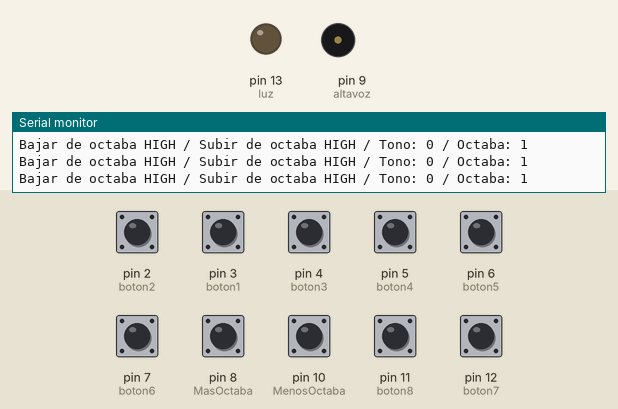
This sketch was run on a simulated Arduino Uno, built with avr-gcc and run on an emulated ATmega328P. Shown: output pins drawn as LEDs (lit = HIGH), buzzer (waves = sounding), the last lines printed to the serial monitor. The inputs (shaded band) are chosen by the test bench; at power-on: pin 2 (boton2), pin 3 (boton1), pin 4 (boton3), pin 5 (boton4), pin 6 (boton5), pin 7 (boton6), pin 8 (MasOctaba), pin 10 (MenosOctaba), pin 11 (boton8), pin 12 (boton7) HIGH.

Above: at 1.2 s.
1.3 s: pin 2 (boton2) pulled LOW for 1 s
At 1.7 s:
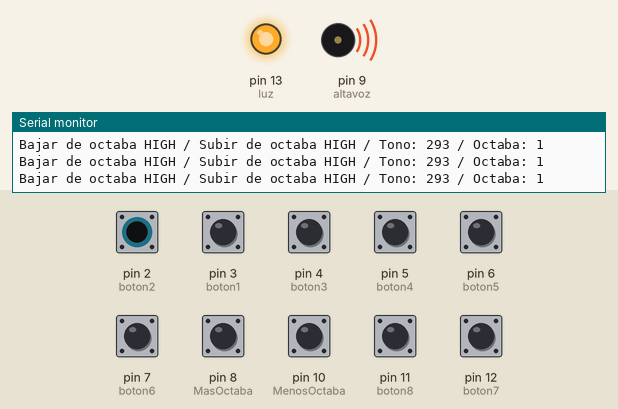
3.9 s: pin 3 (boton1) pulled LOW for 0.15 s
At 4.7 s:
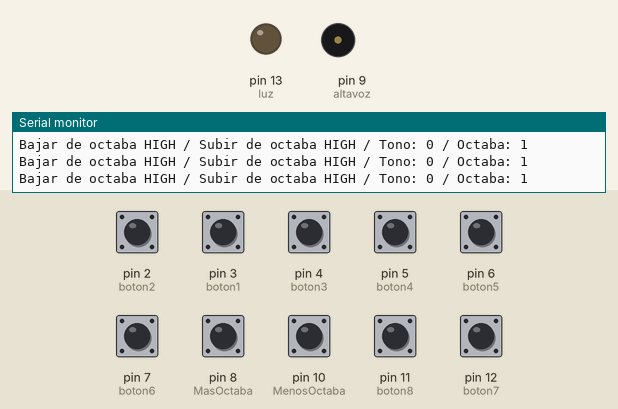
7.0 s: pin 4 (boton3) pulled LOW for 0.15 s
At 7.17 s:
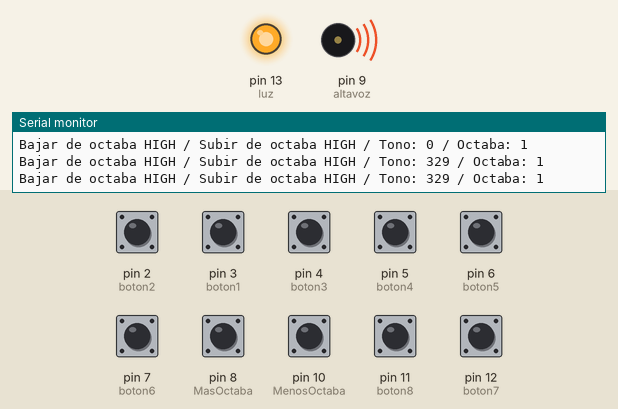
10.1 s: pin 5 (boton4) pulled LOW for 0.15 s
At 11.1 s:
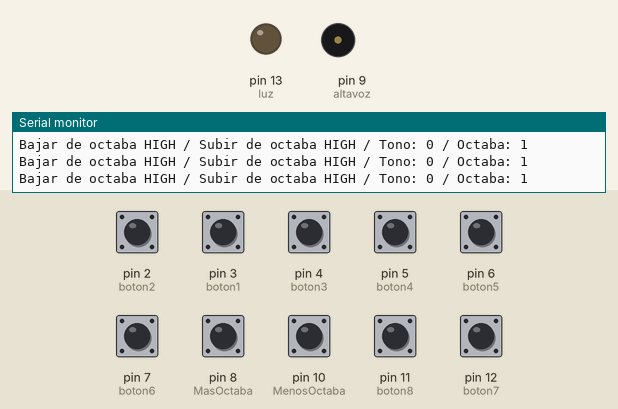
13.2 s: pin 6 (boton5) pulled LOW for 0.15 s
At 14.7 s:
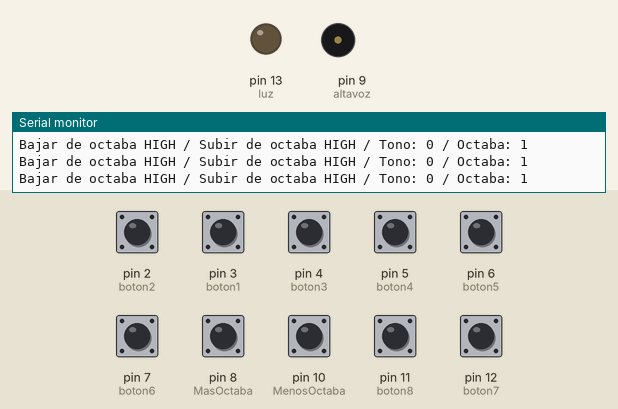
16.3 s: pin 7 (boton6) pulled LOW for 0.15 s
At 17.3 s:
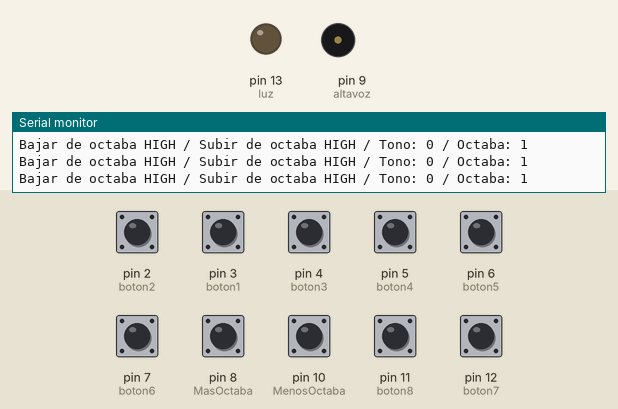
Timing chart, 0 to 19.3 s (numbered marks = the images above; inputs shaded):
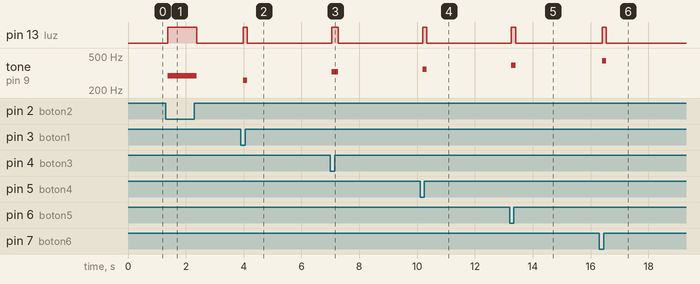

Measured:
- after the input at 1.3 s, pin 13 (luz): LOW → HIGH after 0.07 s, → LOW 1.0 s later; tone on pin 9 (altavoz): silent → 293 Hz after 0.07 s, → silent 1.0 s later
- after the input at 3.9 s, pin 13 (luz): LOW → HIGH after 0.08 s, → LOW 0.14 s later; tone on pin 9 (altavoz): silent → 261 Hz after 0.08 s, → silent 0.14 s later
- after the input at 7.0 s, pin 13 (luz): LOW → HIGH after 0.05 s, → LOW 0.22 s later; tone on pin 9 (altavoz): silent → 329 Hz after 0.05 s, → silent 0.22 s later
- after the input at 10.1 s, pin 13 (luz): LOW → HIGH after 0.09 s, → LOW 0.14 s later; tone on pin 9 (altavoz): silent → 349 Hz after 0.09 s, → silent 0.14 s later
- after the input at 13.2 s, pin 13 (luz): LOW → HIGH after 0.06 s, → LOW 0.14 s later; tone on pin 9 (altavoz): silent → 392 Hz after 0.06 s, → silent 0.14 s later
- after the input at 16.3 s, pin 13 (luz): LOW → HIGH after 0.10 s, → LOW 0.14 s later; tone on pin 9 (altavoz): silent → 440 Hz after 0.10 s, → silent 0.14 s later

The sketch:

piano.ino
```cpp
const int MenosOctaba = 10;
const int MasOctaba = 8;
const int boton1 = 3;
const int boton2 = 2;
const int boton3 = 4;
const int boton4 = 5;
const int boton5 = 6;
const int boton6 = 7;
const int boton7 = 12;
const int boton8 = 11;
const int luz = 13;
const int altavoz = 9;
const int tonos[3][8] = {
    {130, 146, 164, 174, 196, 220, 246, 261},
    {261, 293, 329, 349, 392, 440, 493, 523},
    {523, 587, 659, 698, 783, 880, 987, 1046}
};
//const int countTonos = 10;

int value1 = 0;
int value2 = 0;
int value3 = 0;
int value4 = 0;
int value5 = 0;
int value6 = 0;
int value7 = 0;
int value8 = 0;

int timePulse = 0;
int timeDispulse = 0;

int Menoctabapuls = 0;
int Masoctabapuls = 0;
int octabanum = 4;
int octaba =  1;
int tono = 0;

bool pulsado = false;

void setup() {
  // put your setup code here, to run once:
 Serial.begin(9600);
 pinMode(boton1, INPUT);
 pinMode(boton2, INPUT);
 pinMode(boton3, INPUT);
 pinMode(boton4, INPUT);
 pinMode(boton5, INPUT);
 pinMode(boton6, INPUT);
 pinMode(boton7, INPUT);
 pinMode(luz, OUTPUT);
 pinMode(altavoz, OUTPUT);
 pinMode(MenosOctaba, INPUT);
 pinMode(MasOctaba, INPUT);
}

void loop() {

  value1 = digitalRead(boton1);
  value2 = digitalRead(boton2);
  value3 = digitalRead(boton3);
  value4 = digitalRead(boton4);
  value5 = digitalRead(boton5);
  value6 = digitalRead(boton6);
  value7 = digitalRead(boton7);
  value8 = digitalRead(boton8);

  Menoctabapuls = digitalRead(MenosOctaba);
  Masoctabapuls = digitalRead(MasOctaba);


  // Bajar de octaba
  if (Menoctabapuls  == LOW) {
    Serial.print("Bajar de octaba LOW / ");
    if (pulsado == false){
      octabanum = octabanum -1;
      if (octaba > 0) {
        octaba = octaba -1;
      }

      timePulse = millis();
      timeDispulse = 0;
    }
    pulsado = true;
  }

  if (Menoctabapuls == HIGH) {
      Serial.print("Bajar de octaba HIGH / ");

      timeDispulse = millis();
      if ((timeDispulse - timePulse) > 250){
        pulsado = false;
      }
    }


  // Subir de octaba
  if (Masoctabapuls  == LOW) {
    Serial.print("Subir de octaba LOW / ");
    if (pulsado == false){
      octabanum = octabanum +1;
      if (octaba < 2) {
        octaba = octaba +1;
      }

      timePulse = millis();
      timeDispulse = 0;
    }
    pulsado = true;
  }

  if (Masoctabapuls == HIGH) {
      Serial.print("Subir de octaba HIGH / ");
      timeDispulse = millis();
      if ((timeDispulse - timePulse) > 250){
        pulsado = false;
      }
    }

  //delay(1000);

  // Teclas piano
  if (value1 == LOW) {
      tono = tonos[octaba][0];
      }
  else if (value2 == LOW) {
      tono = tonos[octaba][1];
      }
  else if (value3 == LOW) {
      tono = tonos[octaba][2];
      }
  else if (value4 == LOW) {
      tono = tonos[octaba][3];
      }
  else if (value5 == LOW) {
      tono = tonos[octaba][4];
      }
  else if (value6 == LOW) {
      tono = tonos[octaba][5];
      }
  else if (value7 == LOW) {
      tono = tonos[octaba][6];
      }
  else if (value8 == LOW) {
      tono = tonos[octaba][7];
      }
  else {
      digitalWrite(luz, LOW);
      noTone(altavoz);
      tono = 0;
      }

 if (tono != 0){
  digitalWrite(luz, HIGH);
  tone(altavoz, tono);
 }

 Serial.print("Tono: ");
 Serial.print(tono);
 Serial.print(" / Octaba: ");
 Serial.println(octaba);

}
```
